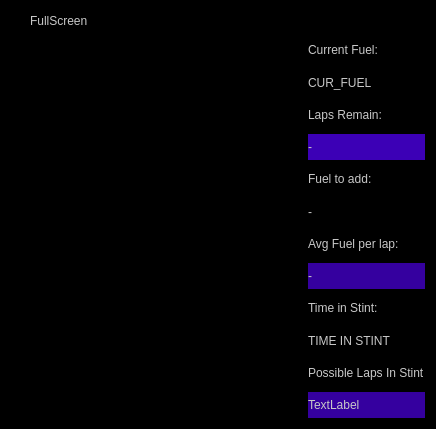
<?xml version="1.0" encoding="UTF-8"?>
<ui version="4.0">
 <class>Stint_Overlay</class>
 <widget class="QWidget" name="Stint_Overlay">
  <property name="geometry">
   <rect>
    <x>0</x>
    <y>0</y>
    <width>436</width>
    <height>429</height>
   </rect>
  </property>
  <property name="windowTitle">
   <string>Form</string>
  </property>
  <property name="styleSheet">
   <string notr="true">color: rgb(200, 200, 200);
font: 57 10pt &quot;DINPro-Medium&quot;;
alternate-background-color: rgb(32 32, 32);
background-color: rgb(0, 0, 0);</string>
  </property>
  <layout class="QVBoxLayout" name="verticalLayout">
   <item>
    <widget class="QCheckBox" name="checkBox">
     <property name="text">
      <string>FullScreen</string>
     </property>
    </widget>
   </item>
   <item>
    <layout class="QHBoxLayout" name="horizontalLayout">
     <item>
      <widget class="QTableWidget" name="tableWidget">
       <property name="styleSheet">
        <string notr="true">font: 57 14pt &quot;DINPro-Medium&quot;;</string>
       </property>
      </widget>
     </item>
     <item>
      <layout class="QVBoxLayout" name="verticalLayout_3">
       <item>
        <widget class="QLabel" name="label_7">
         <property name="styleSheet">
          <string notr="true">font: 10pt &quot;DINPro-Light&quot;;</string>
         </property>
         <property name="text">
          <string>Current Fuel:</string>
         </property>
        </widget>
       </item>
       <item>
        <widget class="QLabel" name="label_2">
         <property name="styleSheet">
          <string notr="true">font: 57 22pt &quot;DINPro-Medium&quot;;</string>
         </property>
         <property name="text">
          <string>CUR_FUEL</string>
         </property>
        </widget>
       </item>
       <item>
        <widget class="QLabel" name="label_8">
         <property name="styleSheet">
          <string notr="true">font: 10pt &quot;DINPro-Light&quot;;</string>
         </property>
         <property name="text">
          <string>Laps Remain:</string>
         </property>
        </widget>
       </item>
       <item>
        <widget class="QLabel" name="label">
         <property name="styleSheet">
          <string notr="true">font: 57 22pt &quot;DINPro-Medium&quot;;
background-color: rgb(60, 0, 182);</string>
         </property>
         <property name="text">
          <string>-</string>
         </property>
        </widget>
       </item>
       <item>
        <widget class="QLabel" name="label_9">
         <property name="styleSheet">
          <string notr="true">font: 10pt &quot;DINPro-Light&quot;;</string>
         </property>
         <property name="text">
          <string>Fuel to add:</string>
         </property>
        </widget>
       </item>
       <item>
        <widget class="QLabel" name="label_3">
         <property name="styleSheet">
          <string notr="true">font: 57 22pt &quot;DINPro-Medium&quot;;</string>
         </property>
         <property name="text">
          <string>-</string>
         </property>
        </widget>
       </item>
       <item>
        <widget class="QLabel" name="label_10">
         <property name="styleSheet">
          <string notr="true">font: 10pt &quot;DINPro-Light&quot;;</string>
         </property>
         <property name="text">
          <string>Avg Fuel per lap:</string>
         </property>
        </widget>
       </item>
       <item>
        <widget class="QLabel" name="label_4">
         <property name="styleSheet">
          <string notr="true">font: 57 22pt &quot;DINPro-Medium&quot;;
background-color: rgb(53, 0, 159);</string>
         </property>
         <property name="text">
          <string>-</string>
         </property>
        </widget>
       </item>
       <item>
        <widget class="QLabel" name="label_12">
         <property name="styleSheet">
          <string notr="true">font: 10pt &quot;DINPro-Light&quot;;</string>
         </property>
         <property name="text">
          <string>Time in Stint:</string>
         </property>
        </widget>
       </item>
       <item>
        <widget class="QLabel" name="label_6">
         <property name="styleSheet">
          <string notr="true">font: 57 16pt &quot;DINPro-Medium&quot;;</string>
         </property>
         <property name="text">
          <string>TIME IN STINT</string>
         </property>
        </widget>
       </item>
       <item>
        <widget class="QLabel" name="label_13">
         <property name="styleSheet">
          <string notr="true">font: 10pt &quot;DINPro-Light&quot;;</string>
         </property>
         <property name="text">
          <string>Possible Laps In Stint</string>
         </property>
        </widget>
       </item>
       <item>
        <widget class="QLabel" name="label_14">
         <property name="styleSheet">
          <string notr="true">font: 57 22pt &quot;DINPro-Medium&quot;;
background-color: rgb(53, 0, 159);</string>
         </property>
         <property name="text">
          <string>TextLabel</string>
         </property>
        </widget>
       </item>
      </layout>
     </item>
    </layout>
   </item>
  </layout>
 </widget>
 <resources/>
 <connections/>
</ui>
